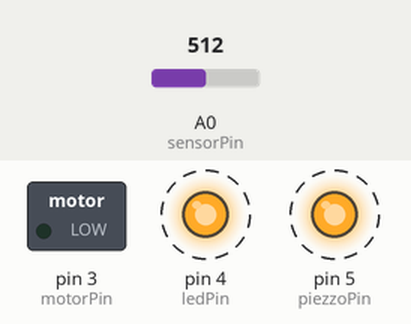
A sketch run on a simulated Arduino Uno, built with avr-gcc and run on an emulated ATmega328P. Shown: switched loads named in the sketch (green lamp = pin HIGH), output pins drawn as LEDs (lit = HIGH). Dashed ring = blinking. The test bench sets the inputs (shaded band); at power-on: A0 (sensorPin) = 512.

Above: at 2.8 s.
2.9 s: A0 (sensorPin) set to 213
8.9 s: A0 (sensorPin) set to 193
At 11.0 s:
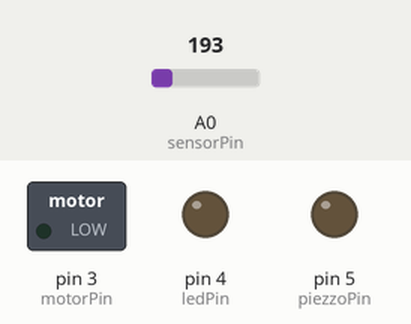
11.6 s: A0 (sensorPin) set to 306
At 11.9 s:
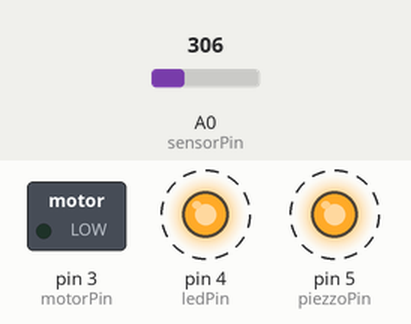
Timing chart, 0 to 23.1 s (numbered marks = the images above; inputs shaded):
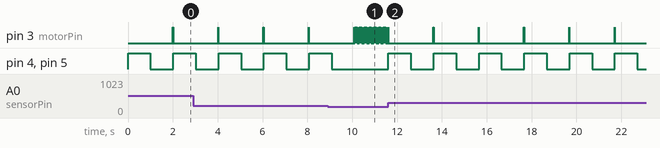

The sketch:

circuito.ino
```cpp
// C++ code
//
#define ledPin 4
#define sensorPin A0
#define piezzoPin 5
#define motorPin 3

void setup()
{
  pinMode(ledPin, OUTPUT);
  pinMode(piezzoPin,OUTPUT);
  pinMode(motorPin,OUTPUT);
  Serial.begin(9600);
}

void loop()
{
  //le o valor enviado pelo sensor
  int valorSensor = analogRead(sensorPin);

  //transforma o valor lido em volts (milivolts mV)
  float tensaoSensor = valorSensor * (5000 / 1024.0);

  //transforma a tensão encontrada em graus celcius
  float temperatura = (tensaoSensor - 500) / 10;

  //Serial.println(temperatura);
  if(temperatura > 50.0){
    digitalWrite(ledPin, HIGH);
    digitalWrite(piezzoPin, HIGH);
    delay(1000);
    digitalWrite(ledPin, LOW);
    digitalWrite(piezzoPin, LOW);
    delay(1000);
  }

  if(temperatura >= 30.0){
    //apenas para fazer o motor se mover
    //o correto é utilizar um circuito de ponte H
    digitalWrite(motorPin, HIGH);
    delay(10);
    digitalWrite(motorPin, LOW);
    delay(10);
  }
}
```

Measured:
- the behaviour switches between 205 and 204 on A0 (sensorPin) (found by bisection; images 0 and 1)
- after the input at 8.9 s, pin 4 (ledPin), pin 5 (piezzoPin): goes on until 9.1 s, then stays LOW
- after the input at 11.6 s, pin 3 (motorPin): alternates HIGH for 0.01 s and LOW for 2.0 s, starting after 2.0 s; pin 4 (ledPin), pin 5 (piezzoPin): alternates HIGH for 1.0 s and LOW for 1.0 s, starting at once
- by itself, pin 3 (motorPin): alternates HIGH for 0.01 s and LOW for 2.0 s
- by itself, pin 4 (ledPin), pin 5 (piezzoPin): alternates HIGH for 1.0 s and LOW for 1.0 s
